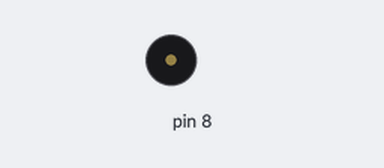
A sketch run on a simulated Arduino Uno, built with avr-gcc and run on an emulated ATmega328P. Shown: buzzer (waves = sounding).

Above: at 0.1 s.
Timing chart, 0 to 1.6 s (numbered marks = the images above):
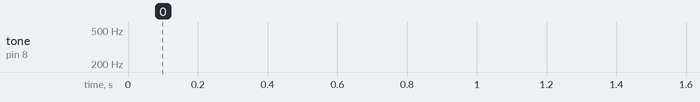

The sketch:

buzzerTest.ino
```cpp
void setup() {
  // put your setup code here, to run once:
  pinMode(8, OUTPUT);
}

void loop() {
  // put your main code here, to run repeatedly:
  tone(8, 440, 500);
  noTone(8);
}
```
